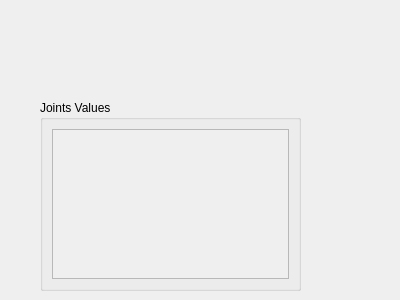
<?xml version="1.0" encoding="UTF-8"?>
<ui version="4.0">
 <class>joints_panel</class>
 <widget class="QWidget" name="joints_panel">
  <property name="geometry">
   <rect>
    <x>0</x>
    <y>0</y>
    <width>400</width>
    <height>300</height>
   </rect>
  </property>
  <property name="windowTitle">
   <string>Form</string>
  </property>
  <widget class="QGroupBox" name="joints_values_groupBox">
   <property name="geometry">
    <rect>
     <x>40</x>
     <y>100</y>
     <width>261</width>
     <height>191</height>
    </rect>
   </property>
   <property name="title">
    <string>Joints Values</string>
   </property>
   <layout class="QGridLayout" name="gridLayout">
    <item row="0" column="0">
     <widget class="QScrollArea" name="joints_values_scrollArea">
      <property name="widgetResizable">
       <bool>true</bool>
      </property>
      <widget class="QWidget" name="scrollAreaWidgetContents">
       <property name="geometry">
        <rect>
         <x>0</x>
         <y>0</y>
         <width>235</width>
         <height>145</height>
        </rect>
       </property>
      </widget>
     </widget>
    </item>
   </layout>
  </widget>
 </widget>
 <resources/>
 <connections/>
</ui>
